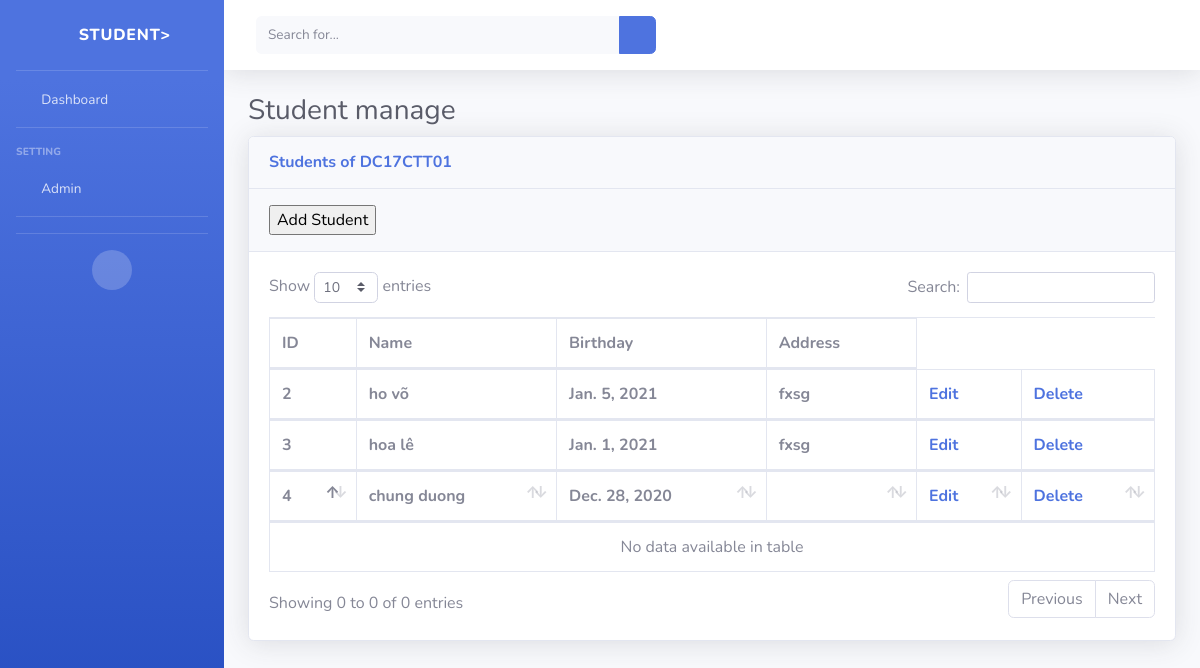
The page / on the database its author committed.
### astudent/models.py (models this page shows)
class StudentModel(models.Model):
	first_name=models.CharField(max_length=255)
	last_name=models.CharField(max_length=255)
	birthday=models.DateField()
	address=models.TextField()

### astudent/views.py (the view)
# urls.py: path('', views.GetStudent.as_view(), name='getstudent'),
class GetStudent(View):
	def get(self, request):
		context=getstu()
		return render(request, 'astudent/menu.html', context)

### astudent/views.py (called while the page is built)
def getstu():
	students=StudentModel.objects.all()
	context={'students': students}
	return context

### astudent/templates/astudent/menu.html (shortened to what this page needs)
{% extends 'base.html' %}
{%block topbar %}
  <form action="{% url 'search' %}" method= "post" class="d-none d-sm-inline-block form-inline mr-auto ml-md-3 my-2 my-md-0 mw-100 navbar-search" >
                        <div class="input-group">
                            <input type="text" class="form-control bg-light border-0 small" placeholder="Search for..."
                                aria-label="Search" aria-describedby="basic-addon2" name="search">
                            <div class="input-group-append">
                                <button class="btn btn-primary" type="submit">
                                    <i class="fas fa-search fa-sm"></i>
                                </button>
                            </div>
                        </div>
                    </form>
    {% endblock topbar %}
    {% block functionadd %}
 <div class="card-header py-3">
                            <a href="{% url 'add' %}"><input type="button" name="Add Student" value="Add Student"></a>
                        </div>
                        {% endblock functionadd %}
{% block content %}
<div class="card-body">
    <div class="table-responsive">
                                <table class="table table-bordered" id="dataTable" width="100%" cellspacing="0">
                                    <thead>
                                         <tr>
                            <th>ID</th>
                                            <th>Name</th>
                                            <th>Birthday</th>
                                            <th>Address</th>
                                        </tr>
                       {% for student in students %}
                            <tr>
                            <th>{{student.id}}</th>
                            <th>{{student.first_name}} {{student.last_name}}</th>
                            <th>{{student.birthday}}</th>
                            <th>{{student.address}}</th>
                            <th><a href="{% url 'update' student.id %}">Edit</a></th>
                            <th><a href="{% url 'delete' student.id %}">Delete</a></th>
                                        </tr>
                        {% endfor %}
                    </thead>
                </table>
            </div>
        </div>
{% endblock content %}

### astudent/templates/base.html (shortened to what this page needs)
{% load static %}
<!DOCTYPE html>
<html lang="en">
<head>
    <link href="{% static 'css/all.min.css' %}" rel="stylesheet" type="text/css">
    <link href="{% static 'css/sb-admin-2.min.css' %}" rel="stylesheet">
    <link href="{% static 'css/dataTables.bootstrap4.min.css' %}" rel="stylesheet">
</head>
<body id="page-top">
    <div id="wrapper">
        <ul class="navbar-nav bg-gradient-primary sidebar sidebar-dark accordion" id="accordionSidebar">
            <a class="sidebar-brand d-flex align-items-center justify-content-center" href="index.html">
                <div class="sidebar-brand-icon rotate-n-15">
                    <i class="fas fa-laugh-wink"></i>
                </div>
                <div class="sidebar-brand-text mx-3">Student></div>
            </a>
            <hr class="sidebar-divider my-0">
            <li class="nav-item">
                <a class="nav-link" href="index.html">
                    <i class="fas fa-fw fa-tachometer-alt"></i>
                    <span>Dashboard</span></a>
            </li>
            <hr class="sidebar-divider">
            <div class="sidebar-heading">
               Setting
            </div>
            <li class="nav-item">
                <a class="nav-link collapsed" href="#" data-toggle="collapse" data-target="#collapseTwo"
                    aria-expanded="true" aria-controls="collapseTwo">
                    <i class="fas fa-fw fa-cog"></i>
                    <span>Admin</span>
                </a>
            </li>
            <hr class="sidebar-divider">
            <hr class="sidebar-divider d-none d-md-block">
            <div class="text-center d-none d-md-inline">
                <button class="rounded-circle border-0" id="sidebarToggle"></button>
            </div>
        </ul>
        <div id="content-wrapper" class="d-flex flex-column">
            <div id="content">
                <nav class="navbar navbar-expand navbar-light bg-white topbar mb-4 static-top shadow">
                  {% block topbar %}
                  {% endblock topbar %}
                </nav>
                <div class="container-fluid">
                    <h1 class="h3 mb-2 text-gray-800">Student manage</h1>
                    <div class="card shadow mb-4">
                        <div class="card-header py-3">
                            <h6 class="m-0 font-weight-bold text-primary">Students of DC17CTT01</h6>
                        </div>
                        {% block functionadd %}
                        {% endblock functionadd %}
                       {% block content %}
                       {% endblock content%}
                    </div>
                </div>
            </div>
        </div>
    </div>
</body>
</html>

### rows shown on the page
StudentModel: id "2", first_name "ho", last_name "võ", birthday "Jan. 5, 2021", address "fxsg"
StudentModel: id "3", first_name "hoa", last_name "lê", birthday "Jan. 1, 2021", address "fxsg"
StudentModel: id "4", first_name "chung", last_name "duong", birthday "Dec. 28, 2020"
